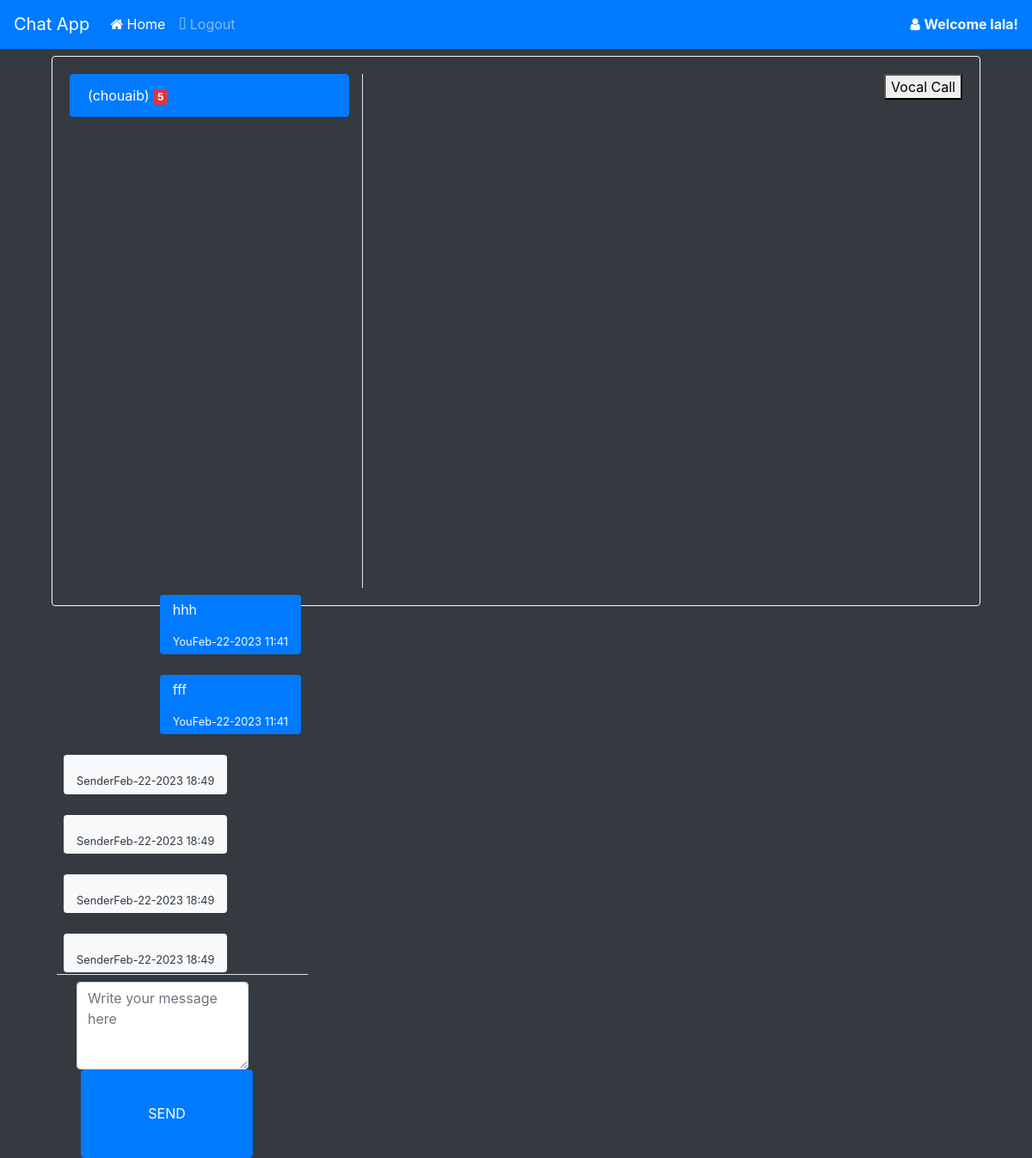
/home/?u=3 (signed in), run on the app's committed database.
### chat/models.py (models this page shows, shortened)
class chatMessages(models.Model):
    user_from = models.ForeignKey(User,
        on_delete=models.CASCADE,related_name="+")
    user_to = models.ForeignKey(User,
        on_delete=models.CASCADE,related_name="+")
    message = models.TextField()
    date_created = models.DateTimeField(default=timezone.now)

### chat/views.py (the view)
# urls.py: path('', views.home, name='chat-home'),
@login_required
def home(request):
    User = get_user_model()
    users = User.objects.all()
    chats = {}
    unread_counts = {}
    conversations = {}
    if request.method == 'GET' and 'u' in request.GET:
        chats = chatMessages.objects.filter(Q(user_from=request.user.id, user_to=request.GET['u']) | Q(user_from=request.GET['u'], user_to=request.user.id))
        chats = chats.order_by('date_created')
    for user in users:
        if user != request.user:
             conversation = Conversation.objects.filter(user1=user, user2=request.user, is_read=False)
             for c in conversation:
                 cu = c.unread_messages
                 unread_counts[user.id] = cu
                 conversations[user.id] = c.id
    context = {
        "page":"home",
        "users":users,
        "chats":chats,
        "chat_id": int(request.GET['u'] if request.method == 'GET' and 'u' in request.GET else 0),
        "unread_counts": unread_counts,
        "conversations": conversations,
    }
    print(request.GET['u'] if request.method == 'GET' and 'u' in request.GET else 0)
    return render(request,"chat/home.html",context)

### chat/templatetags/ui_filters.py (called while the page is built)
@register.filter
def get(dictionary, key):
    return dictionary.get(key)

### chat/templates/chat/home.html (shortened to what this page needs)
{% extends 'chat/base.html' %} {% load static %} {% load ui_filters %}  {% block content %}
<div class="container" style="height: 80%;">
    <div class="card bg-dark h-100 border-light">
        <div class="card-body h-100">
            <div class="row h-100">
                <div class="col-md-4 border-right h-100">
                    <div class="list-group bg-dark" id='user-list'>
                        {% for u in users  %}
                        {% if not u.id == 1 and not u.id == user.id %}
                        <a  href="{% url 'chat-home' %}?u={{ u.id }}" class="list-group-item {% if u.id == chat_id %}active{% endif %}" onclick="updateConversation('{{  conversations|get:u.id }}')">
                            {{ u.first_name }} {{ u.last_name }} ({{ u.username }})
                            {% if unread_counts|get:u.id %}
                            <span class="badge badge-danger">{{ unread_counts|get:u.id }}</span>
                            {% endif %}
                        </a>
                        {% endif %}
                        {% endfor %}
                    </div>
                </div>
                <div class="col-md-8 h-100">
                  <div class="" style="float:right;">
                    <a href="/index"><button type="button" name="button">Vocal Call</button></a>
                     </div>
                  </div><br><br>
                    {% if not chat_id > 0 %}
                    <div class="h-100 d-flex flex-column justify-content-center align-items-center">
                        <h3>Start Chat now</h3>
                        <p><small class="text-muted">Please select a person to chat with.</small></p>
                    </div>
                    {% else%}
                    <div id="chat-box-field" class="h-100">
                        <div class="chat-box" style="height:75%">
                            {% for chat in chats %} {% if chat.user_from == user %}
                            <div class="p-2 w-100 d-flex justify-content-end">
                                <div class=" chat-bubble  ml-2 mb-2 bg-primary text-light rounded" data-id="{{chat.id}}">
                                    <p>{{chat.message}}</p>
                                    <div class="d-flex justify-content-between"><small>You</small> <small>{{chat.date_created|date:"M-d-Y H:i"}}</small></div>
                                </div>
                            </div>
                            {% else %}
                            <div class="p-2 w-100 d-flex justify-content-start">
                                <div class="chat-bubble mr-2 mb-2 bg-light text-dark rounded" data-id="{{chat.id}}">
                                    <div class=" d-flex justify-content-between"><small>Sender</small> <small>{{chat.date_created|date:"M-d-Y H:i"}}</small></div>
                                </div>
                            </div>
                            {% endif %} {% endfor %}
                        </div>
                        <div class="chat-box-form border-top p-2" style="height:20%">
                            <div class="w-100 h-100">
                                <form action="" id="chat-submit" class="h-100 d-flex ">
                                    <div class="col-md-10 h-100">
                                        <textarea name="message" id="" class="h-100 w-100 form-control" placeholder="Write your message here"></textarea>
                                    <button style="margin-left:5px;" class="button btn btn-primary h-100 w-100 justify-content-center align-items-center d-flex">SEND</button>
                                </form>
                            </div>
                        </div>
                    </div>
                    {% endif %}
                </div>
            </div>
        </div>
    </div>
</div>
{% endblock %}

### chat/templates/chat/base.html (shortened to what this page needs)
<!DOCTYPE html>
<html lang="en">
{% load static %}
{% load notifications_tags %}
<head>
    <link rel="stylesheet" href="{% static 'css/bootstrap.min.css' %}">
    <link rel="stylesheet" href="{% static 'fontawesome-free/css/all.min.css' %}">
    <link rel="stylesheet" href="{% static 'css/custom.css' %}">
    <link rel="stylesheet" href="https://cdnjs.cloudflare.com/ajax/libs/font-awesome/4.7.0/css/font-awesome.min.css">
    <link rel="stylesheet" href="https://maxcdn.bootstrapcdn.com/bootstrap/4.0.0/css/bootstrap.min.css">
</head>
<body class='bg-dark text-light'>
    <nav class="navbar navbar-expand-lg navbar-dark bg-primary w-100 border-bottom border-primary mb-2" id="top-nav">
        <a class="navbar-brand" href="{% url 'chat-home' %}">Chat App</a>
        <div class="collapse navbar-collapse" id="nav-menu">
            <ul class="navbar-nav mr-auto">
                <li class="nav-item {% if page == 'home' %} active {% endif %}">
                    <a class="nav-link" href="{% url 'chat-home' %}"><i class="fa fa-home"></i> Home</a>
                </li>
                <li class="nav-item">
                    <a class="nav-link" href="{% url 'chat-logout' %}"><i class="fa fa-sign-out-alt"></i> Logout</a>
                </li>
            </ul>
            {% if user.is_authenticated %}
            <span><a class="text-light"  href="{% url 'chat-profile' %}"><i class="fa fa-user"></i> <b>Welcome {{user.first_name}}!</b></a></span> {% endif %}
        </div>
    </nav>
    <div class="container h-100">
        {% block content %}{% endblock content %}
</body>
</html>

### static/css/custom.css (style rules this page uses)
html, body { height: 100%; width: 100%; }

### chat/templates/chat/base.html (style rules this page uses)
html, body { height: 100%; width: 100%; }

### chat/templates/chat/home.html (style rules this page uses)
.list-group-item { cursor: pointer }
.chat-bubble { min-width: 40%; max-width: 80%; padding: 5px 15px; }
.chat-box { overflow: auto; max-width: 100%; }

### data on the page
chatMessages: message "hhh", date_created "Feb-22-2023 11:41"
chatMessages: message "fff", date_created "Feb-22-2023 11:41"
chatMessages: date_created "Feb-22-2023 18:49"
chatMessages: date_created "Feb-22-2023 18:49"
chatMessages: date_created "Feb-22-2023 18:49"
chatMessages: date_created "Feb-22-2023 18:49"

### other printed values
{{ user.first_name }} "lala"
{{ u.username }} "chouaib"
{{ unread_counts|get:u.id }} "5"
